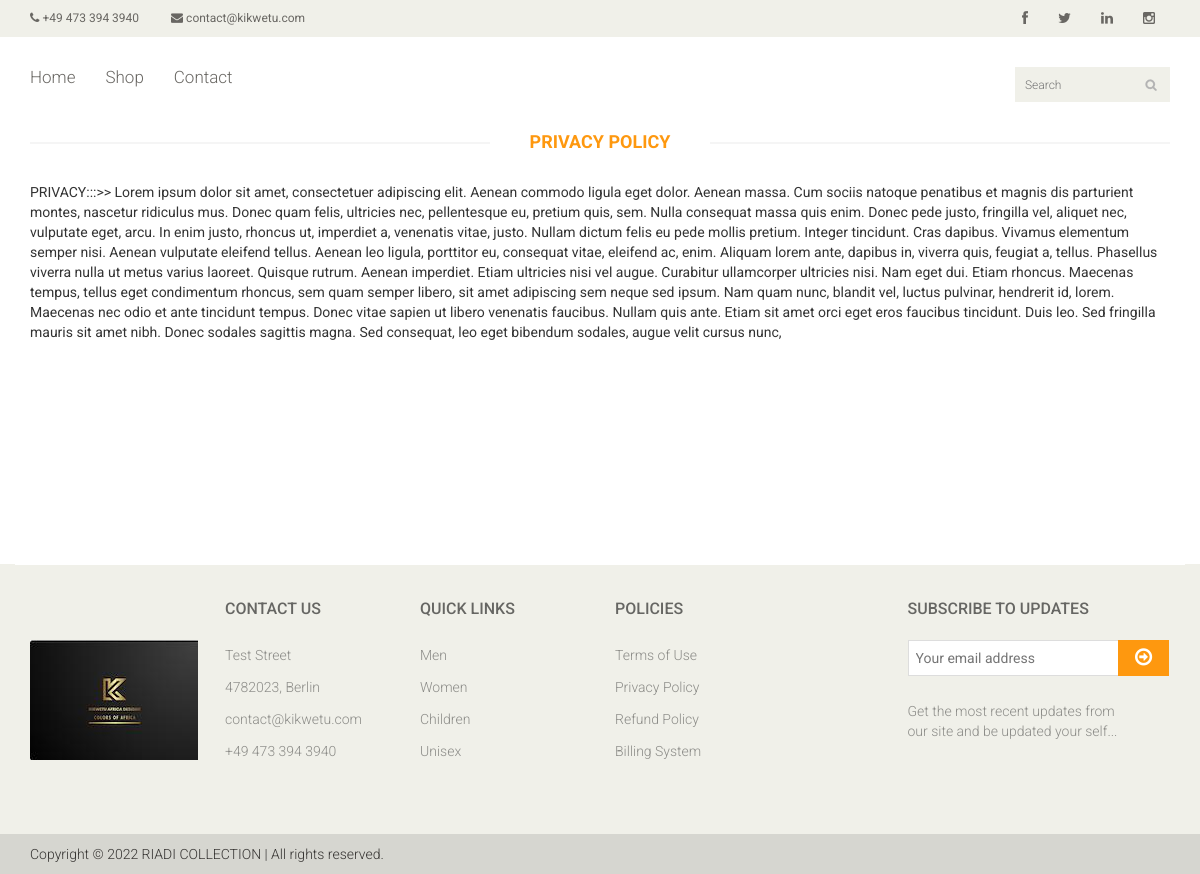
The page /privacy on the database its author committed.
### publicsite/models.py (models this page shows, shortened)
class GeneralInfo(models.Model):
    email_address = models.CharField(max_length=150, null=True, blank=True)
    phone_number = models.CharField(max_length=150, null=True, blank=True)
    facebook_link = models.TextField(null=True, blank=True)
    twitter_link = models.TextField(null=True, blank=True)
    linkedin_link = models.TextField(null=True, blank=True)
    instagram_link = models.TextField(null=True, blank=True)
    street_name = models.CharField(max_length=150, null=True, blank=True)
    zip_code = models.CharField(max_length=150, null=True, blank=True)
    city = models.CharField(max_length=150, null=True, blank=True)
    currency = models.ForeignKey(Currency, null=True, on_delete=models.SET_NULL)
    active = models.BooleanField(default=False)

class PolicyTerm(models.Model):
    terms_of_use = models.TextField(null=True, blank=True)
    privacy_policy = models.TextField(null=True, blank=True)
    refund_policy = models.TextField(null=True, blank=True)
    billing_system = models.TextField(null=True, blank=True)
    create_date = models.DateTimeField(auto_now_add=True)
    edited_date = models.DateTimeField(auto_now=True)

### products/models.py (models this page shows, shortened)
class ProductCategory(models.Model):
    category = models.CharField(max_length=64)
    description = models.TextField(null=True, blank=True)

### publicsite/views.py (the view)
# urls.py: path('<slug:policy>', terms_and_conditions, name='policy')
def terms_and_conditions(request, policy=None):
    term = PolicyTerm.objects.first()
    if policy.lower() == 'terms_use':
        term_type = 'Terms of use'
    elif policy.lower() == 'privacy':
        term_type = 'Privacy policy'
    elif policy.lower() == 'refund':
        term_type = 'Refund policy'
    elif policy.lower() == 'billing':
        term_type = 'Billing system'
    else:
        term_type = 'General use'
    site_info = GeneralInfo.objects.filter(active=True).first()
    return render(request, 'terms.html', {
        'policy': policy,
        'term': term,
        'term_type': term_type,
        'site_info': site_info,
        'footer_categories': ProductCategory.objects.all()[:4]
    })

### templates/terms.html (shortened to what this page needs)
{% extends "base.html" %}
{% load static %}
{% block content %}
  <div id="contact-page" class="container">
    <div class="bg">
      <div class="row">
        <div class="col-sm-12">
          <h2 class="title text-center">{{ term_type }} <strong></strong></h2>
          {% if policy == 'terms_use' %}
            <div>{{ term.terms_of_use|safe }}</div>
          {% elif policy == 'privacy' %}
            <div>{{ term.privacy_policy|safe }}</div>
          {% elif policy == 'refund' %}
            <div>{{ term.refund_policy|safe }}</div>
          {% elif policy == 'billing' %}
            <div>{{ term.billing_system|safe }}</div>
          {% endif %}
        </div>
      </div>
    </div>
  </div>
{% endblock %}

### templates/base.html (shortened to what this page needs)
{% load static %}
<!DOCTYPE html>
<html lang="en">
<head>
  <link href="{% static  'css/bootstrap.min.css' %}" rel="stylesheet">
  <link href="{% static 'css/font-awesome.min.css' %}" rel="stylesheet">
  <link href="{% static 'css/prettyPhoto.css' %}" rel="stylesheet">
  <link href="{% static 'css/price-range.css' %}" rel="stylesheet">
  <link href="{% static 'css/animate.css' %}" rel="stylesheet">
  <link href="{% static 'css/main.css' %}" rel="stylesheet">
  <link href="{% static 'css/responsive.css' %}" rel="stylesheet">
</head>
<body>
<header id="header">
  <div class="header_top">
    <div class="container">
      <div class="row">
        <div class="col-sm-6">
          <div class="contactinfo">
            <ul class="nav nav-pills">
              <li><a href="#"><i class="fa fa-phone"></i> {{ site_info.phone_number }}</a></li>
              <li><a href="#"><i class="fa fa-envelope"></i> {{ site_info.email_address }}</a></li>
            </ul>
          </div>
        </div>
        <div class="col-sm-6">
          <div class="social-icons pull-right">
            <ul class="nav navbar-nav">
              <li><a href="{{ site_info.facebook_link }}"><i class="fa fa-facebook"></i></a></li>
              <li><a href="{{ site_info.twitter_link }}"><i class="fa fa-twitter"></i></a></li>
              <li><a href="{{ site_info.linkedin_link }}"><i class="fa fa-linkedin"></i></a></li>
              <li><a href="{{ site_info.instagram_link }}"><i class="fa fa-instagram"></i></a></li>
            </ul>
          </div>
        </div>
      </div>
    </div>
  </div>
  <div class="header-bottom">
    <div class="container">
      <div class="row">
        <div class="col-sm-9">
          <div class="mainmenu pull-left">
            <ul class="nav navbar-nav collapse navbar-collapse">
              <li><a href="{% url 'index' %}" class="{% if home_active %}active{% endif %}">Home</a></li>
              <li><a href="{% url 'shop' %}" class="{% if shop_active %}active{% endif %}">Shop</a></li>
              <li><a href="{% url 'contact' %}" class="{% if contact_active %}active{% endif %}">Contact</a></li>
            </ul>
          </div>
        </div>
        <div class="col-sm-3">
          <div class="search_box pull-right">
            <input type="text" placeholder="Search"/>
          </div>
        </div>
      </div>
    </div>
  </div>
</header>
<section class="body-space">
{% block content %} {% endblock %}
</section>
<footer id="footer">
  <div class="footer-widget">
    <div class="container">
      <div class="row">
        <div class="col-sm-2">
          <div class="single-widget">
            <br><br><br>
            <img src="{% static 'images/website/logo.jpeg' %}" alt="">
          </div>
        </div>
        <div class="col-sm-2">
          <div class="single-widget">
            <h2>Contact Us</h2>
            <ul class="nav nav-pills nav-stacked">
              <li><a href="#">{{ site_info.street_name }}</a></li>
              <li><a href="#">{{ site_info.zip_code }}, {{ site_info.city }}</a></li>
              <li><a href="#">{{ site_info.email_address }}</a></li>
              <li><a href="#">{{ site_info.phone_number }}</a></li>
            </ul>
          </div>
        </div>
        <div class="col-sm-2">
          <div class="single-widget">
            <h2>Quick Links</h2>
            <ul class="nav nav-pills nav-stacked">
              {% for item in footer_categories %}
                <li><a href="{% url 'shop' %}?category={{ item.id }}">{{ item.category }}</a></li>
              {% endfor %}
            </ul>
          </div>
        </div>
        <div class="col-sm-2">
          <div class="single-widget">
            <h2>Policies</h2>
            <ul class="nav nav-pills nav-stacked">
              <li><a href="{% url 'policy' 'terms_use' %}">Terms of Use</a></li>
              <li><a href="{% url 'policy' 'privacy' %}">Privacy Policy</a></li>
              <li><a href="{% url 'policy' 'refund' %}">Refund Policy</a></li>
              <li><a href="{% url 'policy' 'billing' %}">Billing System</a></li>
            </ul>
          </div>
        </div>
        <div class="col-sm-3 col-sm-offset-1">
          <div class="single-widget">
            <h2>Subscribe to updates</h2>
            <form action="#" class="searchform">
              <input type="text" placeholder="Your email address"/>
              <button type="submit" class="btn btn-default"><i class="fa fa-arrow-circle-o-right"></i></button>
              <p>Get the most recent updates from <br/>our site and be updated your self...</p>
            </form>
          </div>
        </div>
      </div>
    </div>
  </div>
  <div class="footer-bottom">
    <div class="container">
      <div class="row">
        <p class="pull-left">Copyright © 2022 RIADI COLLECTION | All rights reserved.</p>
      </div>
    </div>
  </div>
</footer>
</body>
</html>

### static/css/main.css (style rules this page uses)
body { font-family: 'Roboto', sans-serif; position: relative; font-weight: 400px; }
ul li { list-style: none; }
a { -webkit-transition: 300ms; transition: 300ms; }
h1, h2, h3, h4, h5, h6 { font-family: 'Roboto', sans-serif; }
.header_top { background: none repeat scroll 0 0 #F0F0E9; }
.contactinfo ul li:first-child { margin-left: -15px; }
.contactinfo ul li a { font-size: 12px; color: #696763; font-family: 'Roboto', sans-serif; }
.social-icons ul li a { border: 0 none; border-radius: 0; color: #696763; padding: 0px; }
.social-icons ul li { display: inline-block; }
.social-icons ul li a i { padding: 11px 15px; transition: all 0.9s ease 0s; -moz-transition: all 0.9s ease 0s; -webkit-transition: all 0.9s ease 0s; -o-transition: all 0.9s ease 0s; }
.header-bottom { padding-bottom: 30px; padding-top: 30px; }
.navbar-collapse.collapse { padding-left: 0; }
.mainmenu ul li { padding-right: 15px; padding-left: 15px; }
.mainmenu ul li:first-child { padding-left: 0px; }
.mainmenu ul li a { color: #696763; font-family: 'Roboto', sans-serif; font-size: 17px; font-weight: 300; padding: 0; padding-bottom: 10px; }
.search_box input { background: #F0F0E9; border: medium none; color: #B2B2B2; font-family: 'roboto'; font-size: 12px; font-weight: 300; height: 35px; outline: medium none; padding-left: 10px; width: 155px; background-image: url(../images/home/searchicon.png); background-repeat: no-repeat; background-position: 130px; }
#footer { background: #F0F0E9; }
.footer-widget { margin-bottom: 68px; }
.footer-widget .container { border-top: 1px solid #FFFFFF; padding-top: 15px; }
.single-widget h2 { color: #666663; font-family: 'Roboto', sans-serif; font-size: 16px; font-weight: 500; margin-bottom: 22px; text-transform: uppercase; }
.single-widget ul li a { color: #8C8C88; font-family: 'Roboto', sans-serif; font-size: 14px; font-weight: 300; padding: 5px 0; }
.searchform input { border: 1px solid #DDDDDD; color: #CCCCC6; font-family: 'Roboto', sans-serif; font-size: 14px; margin-top: 0; outline: medium none; padding: 7px; width: 212px; }
.searchform button { background: #FE980F; border: medium none; border-radius: 0; margin-left: -5px; margin-top: -3px; padding: 7px 17px; }
.searchform button i { color: #FFFFFF; font-size: 20px; }
.searchform p { color: #8C8C88; font-family: 'Roboto', sans-serif; font-size: 14px; font-weight: 300; margin-top: 25px; }
.footer-bottom { background: #D6D6D0; padding-top: 10px; }
.footer-bottom p { color: #363432; font-family: 'Roboto', sans-serif; font-weight: 300; margin-left: 15px; }
.left-sidebar h2:after, h2.title:after { content: " "; position: absolute; border: 1px solid #f5f5f5; bottom: 8px; left: 0; width: 100%; height: 0; z-index: -2; }
h2.title:before { content: " "; position: absolute; background: #fff; bottom: -6px; width: 220px; height: 30px; z-index: -1; left: 50%; margin-left: -110px; }
h2.title { color: #FE980F; font-family: 'Roboto', sans-serif; font-size: 18px; font-weight: 700; margin: 0 15px; text-transform: uppercase; margin-bottom: 30px; position: relative; }
.bg h2.title { margin-right: 0; margin-left: 0; margin-top: 0; }
.body-space { min-height: 54vh; }

### rows shown on the page
GeneralInfo: phone_number "+49 473 394 3940", email_address "contact@kikwetu.com", street_name "Test Street", zip_code "4782023", city "Berlin"
PolicyTerm: privacy_policy "PRIVACY:::>> Lorem ipsum dolor sit amet, consectetuer adipiscing elit. Aenean commodo ligula eget dolor. Aenean massa. Cum sociis natoque penatibus et magnis dis parturient montes, nascetur ridiculus mus. Donec quam felis, ultricies nec, pellentesque eu, pretium quis, sem. Nulla consequat massa quis enim. Donec pede justo, fringilla vel, aliquet nec, vulputate eget, arcu. In enim justo, rhoncus ut, imperdiet a, venenatis vitae, justo. Nullam dictum felis eu pede mollis pretium. Integer tincidunt. Cras dapibus. Vivamus elementum semper nisi. Aenean vulputate eleifend tellus. Aenean leo ligula, porttitor eu, consequat vitae, eleifend ac, enim. Aliquam lorem ante, dapibus in, viverra quis,…"
ProductCategory: category "Men"
ProductCategory: category "Women"
ProductCategory: category "Children"
ProductCategory: category "Unisex"

### other values the page prints
{{ term_type }} "PRIVACY POLICY"
